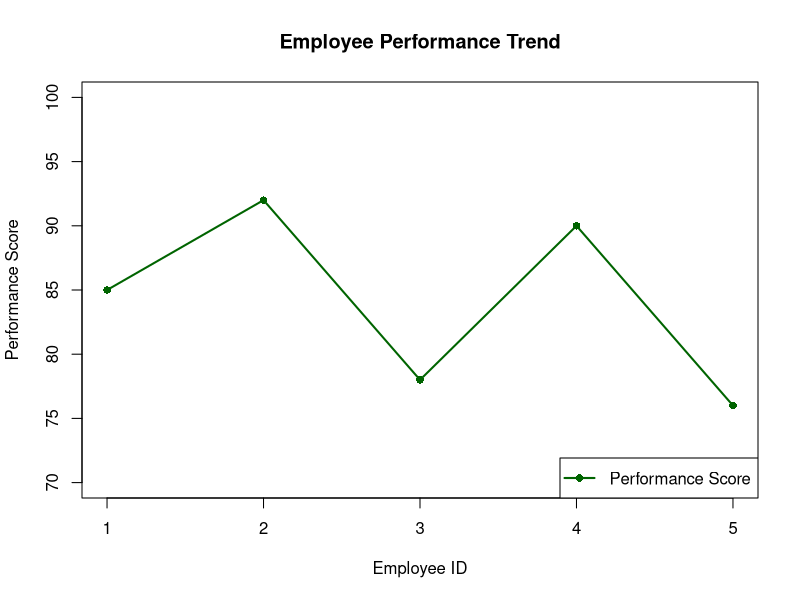

Reproduce this figure in R.
# Set 3 - Q1: Line chart of performance scores by employee, grouped by department
emp_id <- 1:5
department <- c("Sales", "HR", "Marketing", "Sales", "HR")
years_of_service <- c(5, 3, 7, 4, 2)
performance_score <- c(85, 92, 78, 90, 76)

plot(emp_id, performance_score, type = "o", col = "darkgreen", lwd = 2, pch = 16,
     main = "Employee Performance Trend",
     xlab = "Employee ID", ylab = "Performance Score",
     xaxt = "n", ylim = c(70, 100))
axis(1, at = emp_id, labels = emp_id)

legend("bottomright", legend = "Performance Score",
       col = "darkgreen", lty = 1, pch = 16, lwd = 2)
